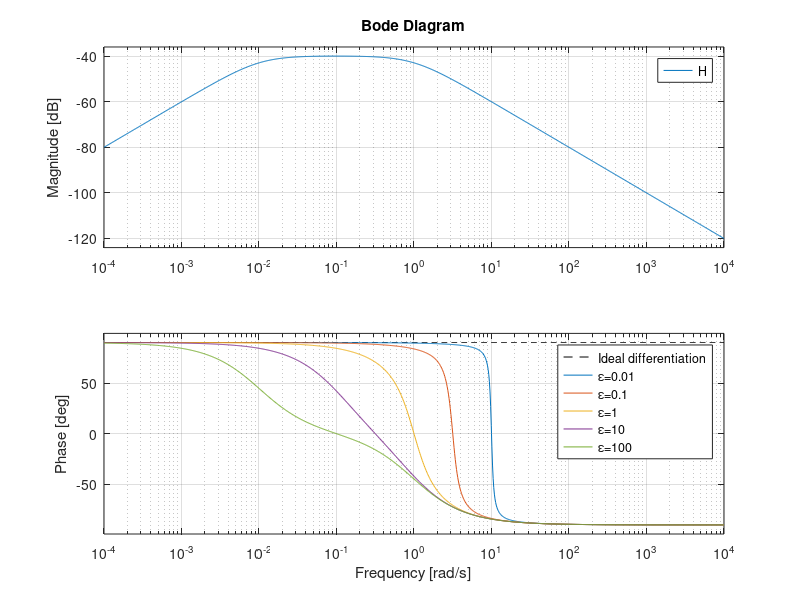

This chart was generated by the following MATLAB code:
clc;
clear all; 
close all;
%% Frequency response analysis - BioSD differentiators

%ideal differentiator
H = tf([1 0],[0 0 1]);
bode(H,{0.0001,10000},'--k');
hold on;

%BioSD differentiators
e=[0.01 0.1 1 10 100];
for i=1:length(e)
H = tf([1 0],[e(i) e(i) 1]);
bode(H,{0.0001,10000});
hold on;
end

legend('Ideal differentiation','ε=0.01', 'ε=0.1','ε=1','ε=10','ε=100');

